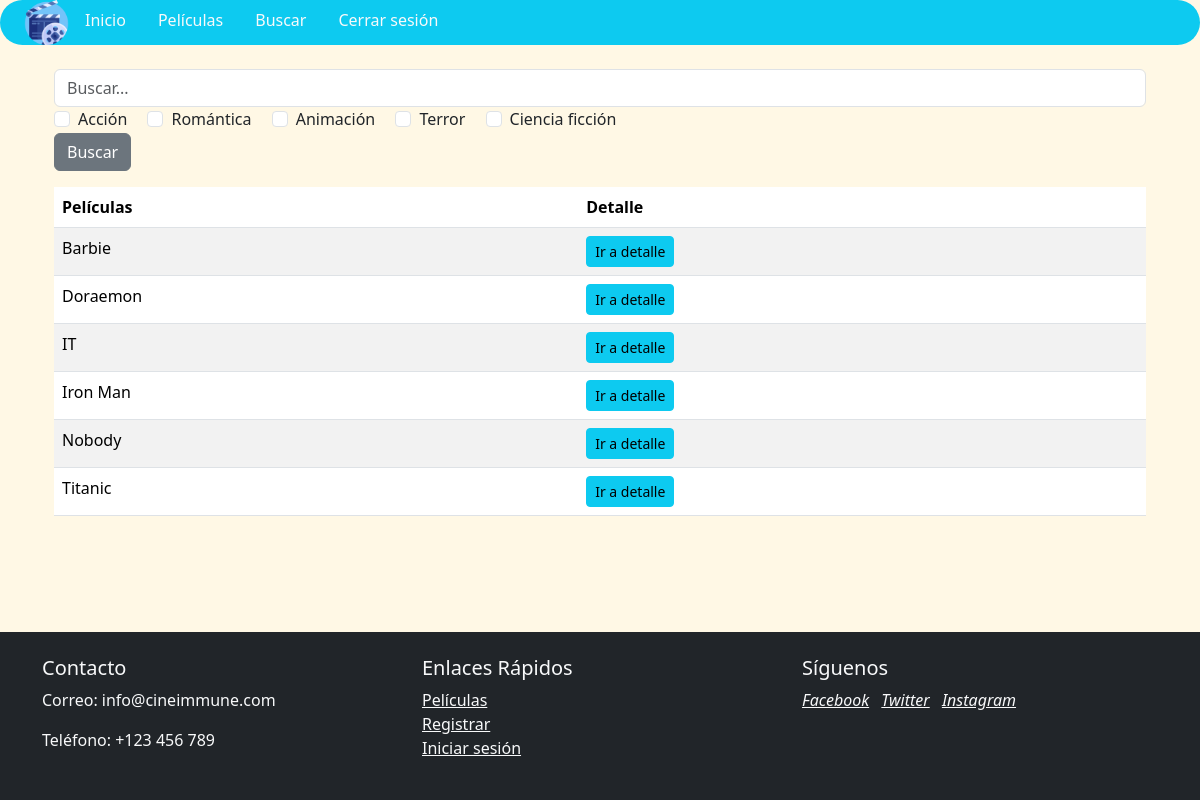
The app's page /buscar/ (signed in) with its own data.
### main/models.py (models this page shows, shortened)
class Pelicula(models.Model):
    titulo = models.CharField(max_length=200)
    sala = models.ManyToManyField(Sala)
    sesion = models.ForeignKey(Sesion, on_delete=models.CASCADE, null=True, blank=True)
    categorias = models.CharField(max_length=200, null=True, blank=True)
    class Meta:
        ordering = ['titulo', 'sesion']
    def get_absolute_url(self):
        return reverse('pelicula_details', args=[str(self.id)])

### main/views.py (the view)
# urls.py: path('buscar/', views.buscar, name='buscar'),
def buscar(request):
    peliculas = []
    if 'q' in request.GET:
        query = request.GET['q']
        objetos_resultado = Pelicula.objects.filter(titulo__icontains=query)
        if 'filtrar' in request.GET and request.GET['filtrar'] == 'Acción':
            objetos_resultado = objetos_resultado.filter(categorias__exact='Acción')
        if 'filtrar' in request.GET and request.GET['filtrar'] == 'Romántica':
            objetos_resultado = objetos_resultado.filter(categorias__exact='Romántica')
        if 'filtrar' in request.GET and request.GET['filtrar'] == 'Animación':
            objetos_resultado = objetos_resultado.filter(categorias__exact='Animación')
        if 'filtrar' in request.GET and request.GET['filtrar'] == 'Terror':
            objetos_resultado = objetos_resultado.filter(categorias__exact='Terror')
        if 'filtrar' in request.GET and request.GET['filtrar'] == 'Ciencia ficción':
            objetos_resultado = objetos_resultado.filter(categorias__exact='Ciencia ficción')
        resultados = list(objetos_resultado.values())
        if resultados:
            for resultado in resultados:
                pelicula = Pelicula.objects.get(id=resultado['id'])
                peliculas.append(pelicula)
    else:
        resultados = Pelicula.objects.all()
        for resultado in resultados:
            peliculas.append(resultado)
    context = {
        'resultados': resultados,
        'peliculas': peliculas,
        'zip_listas': zip_listas(resultados, peliculas)
    }
    return render(request, 'buscar.html', context)

### main/views.py (called while the page is built)
def zip_listas(lista1, lista2):
    return zip(lista1, lista2)

### main/templates/buscar.html
{% extends "base.html" %}
{% block content %}
<div class="container mt-4">
    <form class="form-inline mb-3" method="get" action="{% url 'buscar' %}">
        <div class="input-group">
            <input type="text" class="form-control" name="q" placeholder="Buscar...">
        </div>
        <div class="form-check form-check-inline ml-2">
            <input class="form-check-input" type="checkbox" name="filtrar" id="filtrar_checkbox" value="Acción">
            <label class="form-check-label" for="filtrar_checkbox">Acción</label>
        </div>
        <div class="form-check form-check-inline ml-2">
            <input class="form-check-input" type="checkbox" name="filtrar" id="filtrar_checkbox" value="Romántica">
            <label class="form-check-label" for="filtrar_checkbox">Romántica</label>
        </div>
        <div class="form-check form-check-inline ml-2">
            <input class="form-check-input" type="checkbox" name="filtrar" id="filtrar_checkbox" value="Animación">
            <label class="form-check-label" for="filtrar_checkbox">Animación</label>
        </div>
        <div class="form-check form-check-inline ml-2">
            <input class="form-check-input" type="checkbox" name="filtrar" id="filtrar_checkbox" value="Terror">
            <label class="form-check-label" for="filtrar_checkbox">Terror</label>
        </div>
        <div class="form-check form-check-inline ml-2">
            <input class="form-check-input" type="checkbox" name="filtrar" id="filtrar_checkbox" value="Ciencia ficción">
            <label class="form-check-label" for="filtrar_checkbox">Ciencia ficción</label>
        </div>
        <div class="input-group-append">
            <button class="btn btn-secondary" type="submit">Buscar</button>
        </div>
    </form>
    {% if resultados %}
    <table class="table table-striped">
        <thead class="thead-dark">
            <tr>
                <th>Películas</th>
                <th>Detalle</th>
            </tr>
        </thead>
        <tbody>
            {% for resultado, pelicula in zip_listas %}
            <tr>
                <td>{{ resultado.titulo }}</td>
                <td><a href="{{ pelicula.get_absolute_url }}" class="btn btn-info btn-sm">Ir a detalle</a></td>
            </tr>
            {% endfor %}
        </tbody>
    </table>
    {% else %}
    <div class="alert alert-warning" role="alert">
        No se encontraron resultados.
    </div>
    {% endif %}
</div>
{% endblock %}

### records on screen
Pelicula: titulo "Barbie"
Pelicula: titulo "Doraemon"
Pelicula: titulo "IT"
Pelicula: titulo "Iron Man"
Pelicula: titulo "Nobody"
Pelicula: titulo "Titanic"
